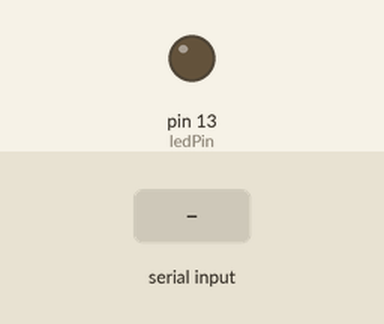
Recording of a sketch running on a simulated Arduino Uno, built with avr-gcc and run on an emulated ATmega328P. Shown: output pins drawn as LEDs (lit = HIGH). The test bench sets the inputs (shaded band). What the sketch prints to the serial monitor is not drawn.

Above: at 1.2 s.
1.3 s: "90,45\n" received over Serial
At 3.35 s:
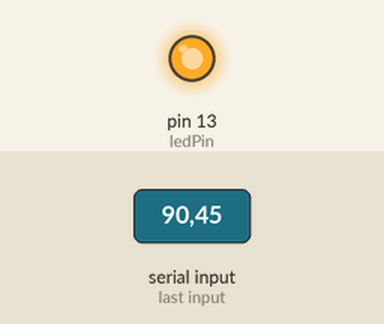
Timing chart, 0 to 10.3 s (numbered marks = the images above; inputs shaded):
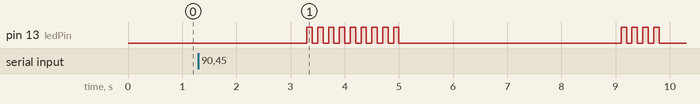

The sketch:

AR16_number.ino
```cpp
/*
 예제 2.3
 컴퓨터로부터 시리얼 통신을 통하여 데이터 수신하기
*/

// LED 출력을 할 핀 번호 설정
const int ledPin = 13;

// 점멸횟수 변수 설정
int blinkNumber = 0;

String stringValue[]={"Binary:" , "Octal:"};

void setup() {
  // 9600bps로 시리얼 통신 설정
  Serial.begin(9600);
  // 13번 핀을 출력으로 설정
  pinMode(ledPin, OUTPUT);
}

void loop() {
// 시리얼 통신으로 입력 받은 데이터가 있는지를 검사하여
// 데이터가 있을 경우에 if문 안의 명령어를 실행
  if(Serial.available()) {
  // val 변수에 시리얼 통신값 읽어오기
    char val = Serial.read();
    // 입력된 값이 0~9의 숫자인지를 판단
    if(isDigit(val)){
     // val은 ASCII 코드값이므로 숫자로 바꿔주기 위하여
     // '0'의 아스키 코드값을 빼줌
     // blinkNumber에는 실제 숫자가 저장된다.
      blinkNumber = (val - '0');
      if (blinkNumber < 10) {
    Serial.print(" 입력한 수: ");
    Serial.print(blinkNumber);
    Serial.print(", ");
    Serial.print(stringValue[0]);
     Serial.print(blinkNumber, BIN);
     Serial.print(", ");
     Serial.print(stringValue[1]);
    Serial.println(blinkNumber, OCT);
    delay(2000);
     }
    }

  // blinkNumber 만큼 LED를 점멸시킴
  for(char i = 0; i < blinkNumber; i++){
    digitalWrite(ledPin, HIGH);
    delay(100);
    digitalWrite(ledPin, LOW);
    delay(100);
  }
}
  // 점멸 횟수를 리셋함
 blinkNumber = 0;
}
```

Measured:
- after the input at 1.3 s, pin 13 (ledPin): goes 8 × (HIGH 0.10 s, LOW 0.10 s), HIGH 0.10 s, LOW 4.1 s, 3 × (HIGH 0.10 s, LOW 0.10 s), HIGH 0.10 s, then LOW, starting after 2.0 s
